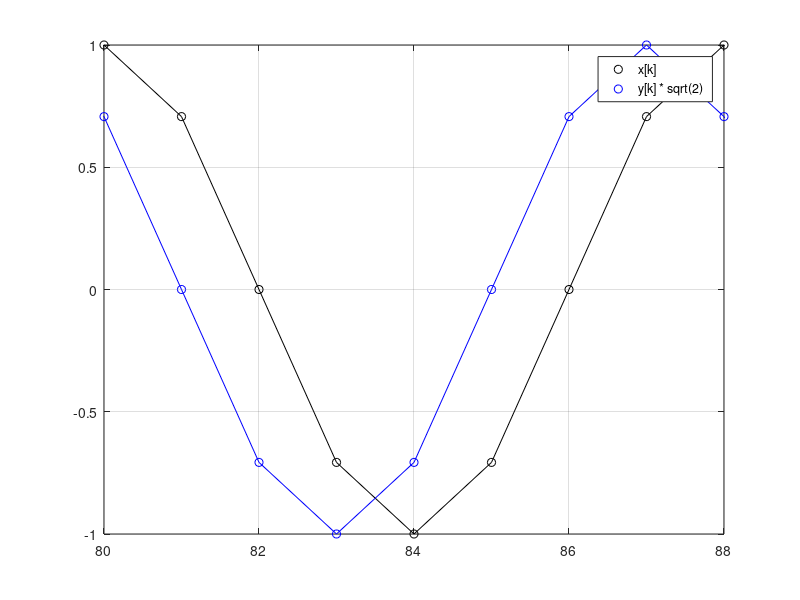

This chart was generated by the following MATLAB code: (Note: this script raises an error after producing the figure.)
clear all
%close all
clc

N = 8*12;
h = [1/2 0 -1/2];
k = 0:N-1;
Om0 = pi/4;
x = exp(1i*Om0*k);

y = conv(h,x,'full');
kf = 0:length(y)-1;

x = real(x);
y = real(y);

plot(k,x,'ko'), hold on
plot(kf,y*sqrt(2),'bo')
plot(k,x,'k')
plot(kf,y*sqrt(2),'b')
hold off
xlim([8*10, 8*10 + 8])
ylim([-1, 1])
legend('x[k]', 'y[k] * sqrt(2)')
grid


N = 2^16;
[pd, w] = phasedelay(h,1,N);
[gd, w] = grpdelay(h,1,N);
idx = find(w<Om0,1, 'last');
w(idx) / pi;

disp('phase delay in samples')
pd(idx)  % -1: output one sample earlier than input for single frequency
disp('group delay in samples')
gd(idx)  % +1: output is one sample later than input for frequency group

